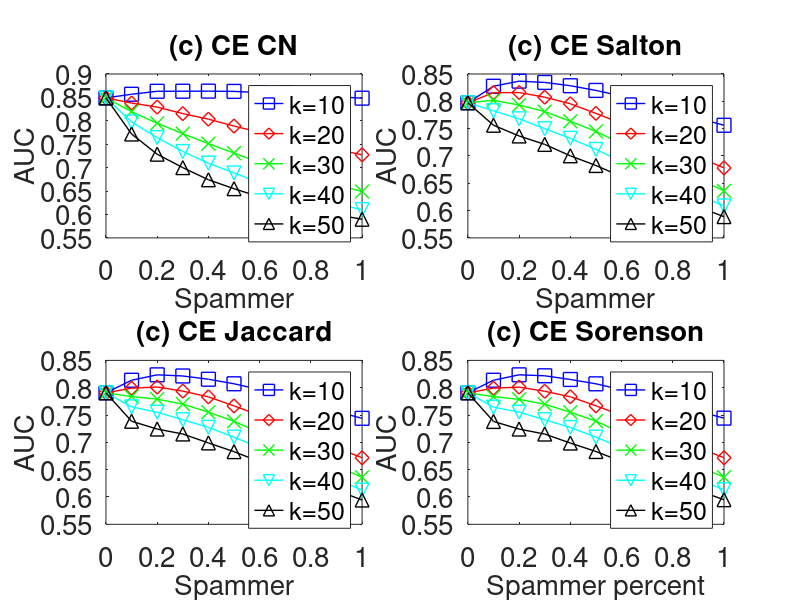

The MATLAB source for this figure:
subplot(2,2,1);
x=0:0.1:1;
y=[0.848943    0.8566615	0.8630657	0.8631929	0.8633538	0.8628127	0.860203	0.8598335	0.853803	0.851448	0.8483472
];
plot(x,y,'-bs','LineWidth',1,'MarkerSize',10);
hold on;

y=[0.848943 	0.8379469	0.8293361	0.8153808	0.803564	0.7887572	0.7755097	0.7594689	0.7495057	0.7388321	0.7274539
];
plot(x,y,'-rd','LineWidth',1,'MarkerSize',10);
hold on;

y=[0.848943 	0.8193802	0.7946619	0.7726123	0.7512429	0.7310544	0.710899	0.6941575	0.6771197	0.663794	0.6491166
];
plot(x,y,'-gx','LineWidth',1,'MarkerSize',10);
hold on;

y=[0.848943 	0.7977193	0.7641063	0.7344177	0.7095472	0.6887341	0.6678897	0.6521853	0.6359755	0.62254	0.6103898
];
plot(x,y,'-cv','LineWidth',1,'MarkerSize',10);
hold on;

y=[0.848943 	0.7718236	0.7287167	0.7000232	0.6741615	0.6550931	0.6375226	0.6227431	0.6108384	0.5995931	0.5897926
];
plot(x,y,'-k^','LineWidth',1,'MarkerSize',10);


set(gca,'FontSize',20);
xlabel('Spammer','fontsize',20);
ylabel('AUC','fontsize',20);
title('(c) CE CN','fontsize',20);

legend('k=10','k=20','k=30','k=40','k=50');
hold on;



subplot(2,2,2);
x=0:0.1:1;
y=[0.7973666    0.8275555	0.8368534	0.83453	0.8285107	0.8199144	0.8095825	0.7992234	0.7825206	0.7689054	0.7561264
];
plot(x,y,'-bs','LineWidth',1,'MarkerSize',10);
hold on;

y=[0.7973666	0.8157178	0.8160426	0.8075235	0.795519	0.7778391	0.7595749	0.7383133	0.7190532	0.698107	0.678132
];
plot(x,y,'-rd','LineWidth',1,'MarkerSize',10);
hold on;

y=[0.7973666	0.8018306	0.7932137	0.7811703	0.7634492	0.7448668	0.7222546	0.7011143	0.6786886	0.6576729	0.6360962
];
plot(x,y,'-gx','LineWidth',1,'MarkerSize',10);
hold on;

y=[0.7973666	0.7827759	0.7680195	0.7498529	0.7322761	0.7118864	0.6897977	0.6696457	0.6483299	0.6282938	0.608595
];
plot(x,y,'-cv','LineWidth',1,'MarkerSize',10);
hold on;

y=[0.7973666	0.756174	0.7365655	0.7211386	0.7002446	0.6825285	0.6621531	0.6433986	0.6247697	0.6064016	0.5889278
];
plot(x,y,'-k^','LineWidth',1,'MarkerSize',10);


set(gca,'FontSize',20);
xlabel('Spammer','fontsize',20);
ylabel('AUC','fontsize',20);
title('(c) CE Salton','fontsize',20);

legend('k=10','k=20','k=30','k=40','k=50');
hold on;


subplot(2,2,3);
x=0:0.1:1;
y=[0.790692  0.8136557	0.8235786	0.8214634	0.8154964	0.8072038	0.7965319	0.7863921	0.7706358	0.7564021	0.7439899
];
plot(x,y,'-bs','LineWidth',1,'MarkerSize',10);
hold on;

y=[0.790692 	0.7990999	0.8012659	0.7937349	0.7832235	0.7666893	0.7494995	0.7290583	0.711231	0.6905695	0.6717816
];
plot(x,y,'-rd','LineWidth',1,'MarkerSize',10);
hold on;

y=[0.790692 	0.7837193	0.779098	0.7699704	0.7552184	0.7385414	0.7178289	0.697689	0.6767307	0.6567182	0.6360387
];
plot(x,y,'-gx','LineWidth',1,'MarkerSize',10);
hold on;

y=[0.790692 	0.764992	0.7551004	0.7414058	0.7274572	0.70958	0.6899234	0.6713511	0.6513256	0.6323412	0.612593
];
plot(x,y,'-cv','LineWidth',1,'MarkerSize',10);
hold on;

y=[0.790692 	0.7385915	0.7243443	0.7152837	0.6989733	0.6829664	0.6646253	0.6470492	0.6295172	0.6123641	0.5944347
];
plot(x,y,'-k^','LineWidth',1,'MarkerSize',10);


set(gca,'FontSize',20);
xlabel('Spammer','fontsize',20);
ylabel('AUC','fontsize',20);
title('(c) CE Jaccard','fontsize',20);

legend('k=10','k=20','k=30','k=40','k=50');
hold on;



subplot(2,2,4);
x=0:0.1:1;
y=[0.7907112	0.8136852	0.8235815	0.821839	0.8150703	0.8071192	0.7962962	0.7866295	0.7701663	0.7566807	0.7443351
];
plot(x,y,'-bs','LineWidth',1,'MarkerSize',10);
hold on;

y=[0.7907112	0.7991268	0.8010792	0.7934849	0.7834256	0.7668798	0.7495563	0.7291185	0.7108097	0.6902325	0.6719031
];
plot(x,y,'-rd','LineWidth',1,'MarkerSize',10);
hold on;

y=[0.7907112	0.783631	0.7787491	0.7698104	0.7551036	0.7387655	0.7173567	0.6971887	0.6768527	0.6563193	0.6361662
];
plot(x,y,'-gx','LineWidth',1,'MarkerSize',10);
hold on;

y=[0.7907112	0.7644674	0.7552185	0.7414448	0.7272325	0.7095551	0.6901038	0.671011	0.6512979	0.6320398	0.6131793
];
plot(x,y,'-cv','LineWidth',1,'MarkerSize',10);
hold on;

y=[0.7907112	0.7382506	0.724314	0.7151937	0.6987267	0.6832346	0.6650528	0.647573	0.630208	0.6117049	0.5950064
];
plot(x,y,'-k^','LineWidth',1,'MarkerSize',10);


set(gca,'FontSize',20);
xlabel('Spammer percent','fontsize',20);
ylabel('AUC','fontsize',20);
title('(c) CE Sorenson','fontsize',20);

legend('k=10','k=20','k=30','k=40','k=50');
hold on;